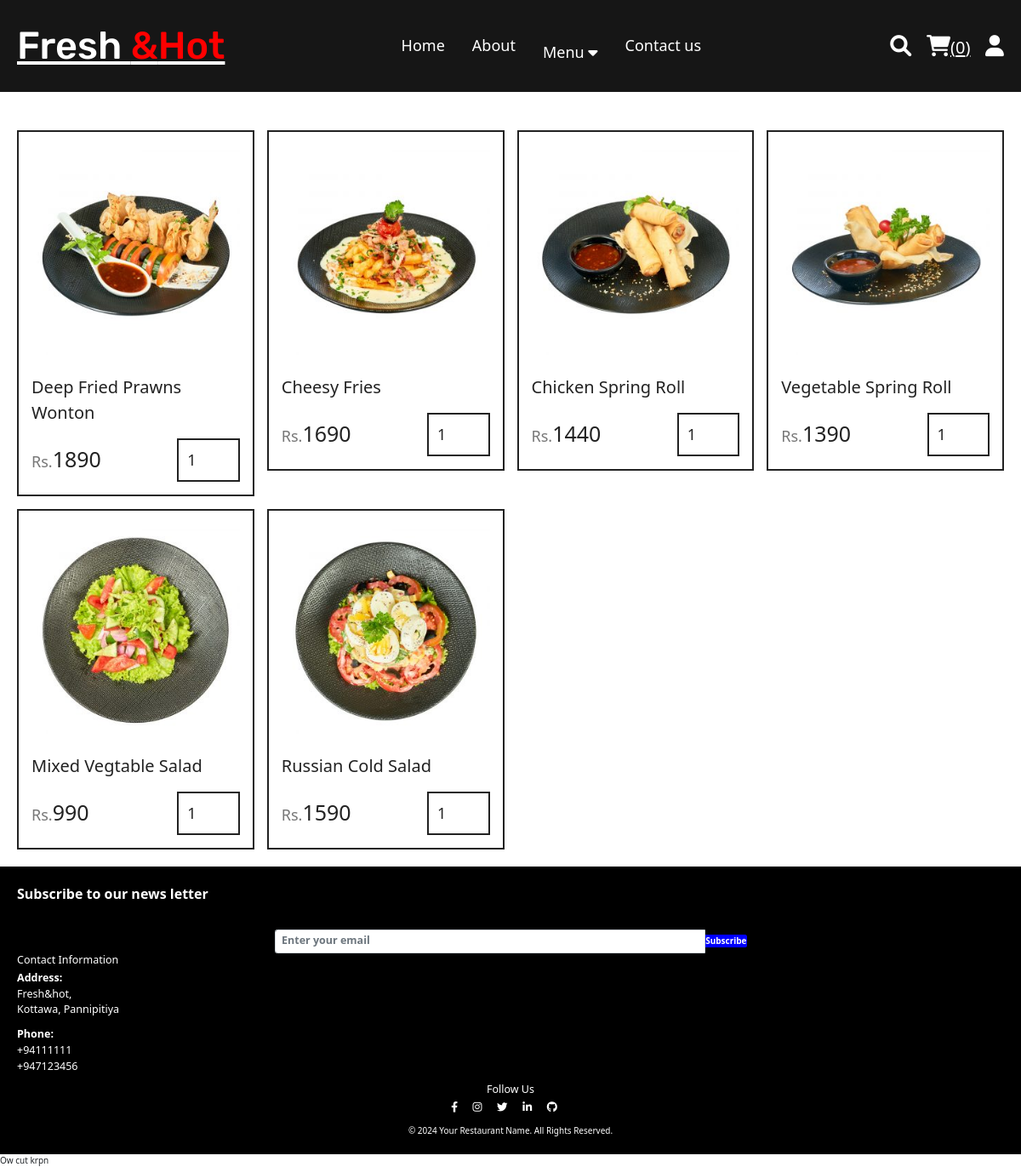
/category.php?category=Appetizers, run on the app's committed database.
### tables this page shows
CREATE TABLE `products` (
  `id` int(100) NOT NULL,
  `name` varchar(100) NOT NULL,
  `category` varchar(100) NOT NULL,
  `price` int(10) NOT NULL,
  `image` varchar(100) NOT NULL
);

### category.php (the view, shortened to what this page needs)
<?php
include 'components/connect.php';
?>
<!DOCTYPE html>
<html lang="en">
<head>
   <link rel="stylesheet" href="https://cdnjs.cloudflare.com/ajax/libs/font-awesome/6.1.1/css/all.min.css">
   <link rel="stylesheet" href="css/style.css">
</head>
<body>
<?php include 'components/user_header.php'; ?>
<section class="products">
   <div class="box-container">
      <?php
         if(isset($_GET['category'])) {
            $category = $_GET['category'];
            $select_products = $conn->prepare("SELECT * FROM `products` WHERE category = ?");
            $select_products->execute([$category]);
            if($select_products->rowCount() > 0){
               while($fetch_products = $select_products->fetch(PDO::FETCH_ASSOC)){
      ?>
      <form action="" method="post" class="box">
         <img src="uploaded_img/<?= $fetch_products['image']; ?>" alt="">
         <div class="name"><?= $fetch_products['name']; ?></div>
         <div class="flex">
            <div class="price"><span>Rs.</span><?= $fetch_products['price']; ?></div>
            <input type="number" name="qty" class="qty" min="1" max="99" value="1" maxlength="2" style="width: 30%">
         </div>
      </form>
      <?php
               }
            } else {
               echo '<p class="empty">no products added yet!</p>';
            }
         } else {
            echo '<p class="empty">Category not specified!</p>';
         }
      ?>
   </div>
</section>
<?php include 'components/footer.php'; ?>
</body>
</html>

### components/user_header.php (shortened to what this page needs)
<header class="header">
   <section class="flex">
      <a href="home.php" class="logo">Fresh <span> &</span><span>Hot</span></a>
      <div class="navbar">
         <a href="home.php">Home</a>
         <a href="about.php">About</a>
            <div class="dropdown">
               <button class="dropbtn">Menu
                  <i class="fa fa-caret-down"></i>
               </button>
          </div>
         <a href="contact.php">Contact us</a>
      </div>
      <div class="icons">
         <?php
            $count_cart_items = $conn->prepare("SELECT * FROM `cart` WHERE user_id = ?");
            $count_cart_items->execute([$user_id]);
            $total_cart_items = $count_cart_items->rowCount();
         ?>
         <a href="search.php"><i class="fas fa-search"></i></a>
         <a href="cart.php"><i class="fas fa-shopping-cart"></i><span>(<?= $total_cart_items; ?>)</span></a>
         <div id="user-btn" class="fas fa-user"></div>
      </div>
   </section>
</header>

### components/footer.php (shortened to what this page needs)
    <link href="https://stackpath.bootstrapcdn.com/bootstrap/5.1.3/css/bootstrap.min.css" rel="stylesheet">
    <link rel="stylesheet" href="https://cdnjs.cloudflare.com/ajax/libs/font-awesome/6.0.0-beta3/css/all.min.css">
<footer>
<div class="x">Subscribe to our news letter</div>
<div class="container mt-5">
  <div class="row justify-content-center">
    <div class="col-md-6">
      <form action="" method="POST" class="subscribe-container">
        <input type="email" class="form-control" id="newsletter-email" name="email" placeholder="Enter your email" required>
        <input type="submit" id="newsletter-submit" value="Subscribe">
      </form>
    </div>
  </div>
</div>
            <div class="flex-fill me-3" style="min-width: 250px;">
                <h3>Contact Information</h3>
                <p><strong>Address:</strong><br>Fresh&hot,<br>Kottawa, Pannipitiya</p>
                <p><strong>Phone:</strong><br>+94111111<br>+947123456</p>
            </div>
            <div class="flex-fill social-icons text-center" style="min-width: 250px;">
                <h3>Follow Us</h3>
                <a href="#"><i class="fab fa-facebook-f"></i></a>
                <a href="#"><i class="fab fa-instagram"></i></a>
                <a href="#"><i class="fab fa-twitter"></i></a>
                <a href="#"><i class="fab fa-linkedin-in"></i></a>
                <a href="#"><i class="fab fa-github"></i></a>
            </div>
        <div class="text-center mt-3">
            &copy; 2024 Your Restaurant Name. All Rights Reserved.
        </div>
</footer>
Ow cut krpn

### css/style.css (style rules this page uses)
:root { --yellow:#5cb55c; --red:#e74c3c; --white:#fff; --black:#222; --light-color:#777; --border:.2rem solid var(--black); }
* { font-family:system-ui; margin:0; padding:0; box-sizing: border-box; outline: none; border: none; text-decoration: none; }
html { font-size: 62.5%; overflow-x: hidden; scroll-behavior: smooth; stop-opacity: 7rem; }
section { margin:0 auto; max-width: 1200px; padding:2rem; }
.header { position: sticky; top:0; left:0; right:0; z-index: 1000; background-color:#161616; }
.header .flex { display: flex; align-items: center; justify-content: space-between; position: relative; }
.header .flex .logo { font-size: 4.5rem; color:white; font-family:'Rubik'; font-weight: 500; }
.logo span { font-family: 'Rubik', sans-serif; color: red; }
.header .flex .icons > * { margin-left: 1.5rem; font-size: 2.5rem; color:white; cursor: pointer; }
.header .flex .icons span { font-size: 2rem; }
.navbar a { float: left; font-size: 18px; color: white; text-align: center; padding: 14px 16px; text-decoration: none; }
.dropdown { float: left; overflow: hidden; }
.dropdown .dropbtn { font-size: 18px; border: none; outline: none; color: white; padding: 14px 16px; background-color: inherit; font-family: inherit; margin: 0; }
.products .box-container { display:grid; grid-template-columns: repeat(auto-fit, minmax(27rem, 1fr)); justify-content: center; align-items: flex-start; gap:1.5rem; }
.products .box-container .box { border:var(--border); padding:1.5rem; position: relative; overflow: hidden; }
.products .box-container .box img { height: 25rem; width: 100%; object-fit: contain; margin-bottom: 1rem; }
.products .box-container .box .name { font-size: 2rem; color:var(--black); margin:1rem 0; }
.products .box-container .box .flex { display: flex; align-items: center; gap:1rem; margin-top: 1.5rem; }
.products .box-container .box .flex .price { margin-right: auto; font-size: 2.5rem; color:var(--black); }
.products .box-container .box .flex .price span { color:var(--light-color); font-size: 1.8rem; }
.products .box-container .box .flex .qty { padding:1rem; border:var(--border); font-size: 1.8rem; color:var(--black); }

### components/footer.php (style rules this page uses)
footer { background-color: #000; padding: 20px; color: #fff; }
.social-icons a { margin-right: 15px; font-size: 1.25rem; color: #fff; }
footer h3 { font-size: 1.25rem; }
footer p, footer .form-control { font-size: 1.25rem; }
.subscribe-container { display: flex; }
.subscribe-container input[type="email"] { border-radius: 0.25rem 0 0 0.25rem; }
.subscribe-container { display: flex; align-items: center; }
button { padding: 10px; font-size: 16px; background-color: blue; color: white; border: none; border-radius: 0 5px 5px 0; height: 40px; }
.x { font-size: 16px; font-weight: bold; }
#newsletter-email { border-radius: 0.25rem 0 0 0.25rem; font-weight: bold; }
#newsletter-submit { border-radius: 0 0.25rem 0.25rem 0; font-weight: bold; background-color: blue; color: white; border: none; }

### data on the page
products: image (picture), name "Deep Fried Prawns Wonton", price "1890"
products: image (picture), name "Cheesy Fries", price "1690"
products: image (picture), name "Chicken Spring Roll", price "1440"
products: image (picture), name "Vegetable Spring Roll", price "1390"
products: image (picture), name "Mixed Vegtable Salad", price "990"
products: image (picture), name "Russian Cold Salad", price "1590"

### other printed values
$total_cart_items "0"
